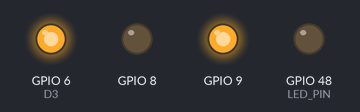
Bench run of a sketch on a simulated ESP32-S3. Shown: output pins drawn as LEDs (lit = HIGH). Pins used as bus, display or sensor lines are not drawn.

Above: at 1.0 s.
At 3.5 s:
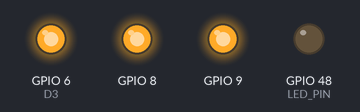
At 6.0 s:
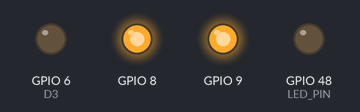
At 8.5 s:
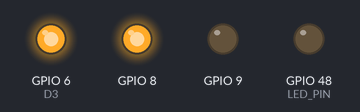
Timing chart, 0 to 13.0 s (numbered marks = the images above):
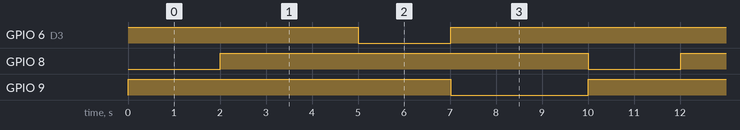

Measured:
- by itself, GPIO 6 (D3): repeats every 10.0 s: LOW 2.0 s, HIGH 8.0 s
- by itself, GPIO 8: alternates HIGH for 8.0 s and LOW for 2.0 s
- by itself, GPIO 9: alternates HIGH for 7.0 s and LOW for 3.0 s

The sketch:

lab4_main.ino
```cpp
#include <scheduler.h>
#define LED_PIN 48
#define D3 6
#define D4 7

int led_status = 0;
void test_blinky(){
  led_status = 1 - led_status;
  digitalWrite(LED_PIN, led_status);
}


void TIMER_ISR(void *pvParameters) {

  while(1) {
    SCH_Update();
    vTaskDelay(10);
  }
}

void setup() {
  // put your setup code here, to run once:
  pinMode(LED_PIN, OUTPUT);
  pinMode(D3, OUTPUT);
  pinMode(D4, OUTPUT);
  pinMode(8, OUTPUT);
  pinMode(9, OUTPUT);
  xTaskCreate(TIMER_ISR, "TIMER_ISR", 2048, NULL, 2, NULL);

  SCH_Init();
  SCH_Add_Task(Red1, 0 , 1000);
  SCH_Add_Task(Yellow1, 800 , 1000);
  SCH_Add_Task(Green1, 500 , 1000);


  SCH_Add_Task(Red2, 500 , 1000);
  SCH_Add_Task(Yellow2, 300 , 1000);
  SCH_Add_Task(Green2, 0 , 1000);

}

void Red1()	{
  digitalWrite(6,HIGH);
  digitalWrite(7,HIGH);
}

void Yellow1()	{
  digitalWrite(6,LOW);
  digitalWrite(7,HIGH);
}
void Green1()	{
  digitalWrite(6,HIGH);
  digitalWrite(7,LOW);
}

void Red2()	{
  digitalWrite(8,HIGH);
  digitalWrite(9,HIGH);
}

void Yellow2()	{
  digitalWrite(8,LOW);
  digitalWrite(9,HIGH);
}
void Green2()	{
  digitalWrite(8,HIGH);
  digitalWrite(9,LOW);
}

void loop() {
  SCH_Dispatch_Tasks();
}
```

scheduler.c
```cpp
#include "Arduino.h"
#include "scheduler.h"

#ifdef __cplusplus
extern "C" {
#endif

#define INTERRUPT_CYCLE			10 // 10 milliseconds
#define PRESCALER				64
#define COUNTER_START 			65536 - INTERRUPT_CYCLE * 1000 * 16 / 64	// 16M is Core Clock

typedef struct {
	void ( * pTask)(void);
	uint32_t Delay;
	uint32_t Period;
	uint8_t RunMe;
	uint32_t TaskID;
} sTask;

// The array of tasks
static sTask SCH_tasks_G[SCH_MAX_TASKS];
static uint8_t array_Of_Task_ID[SCH_MAX_TASKS];
static uint32_t newTaskID = 0;
static uint32_t rearQueue = 0;
static uint32_t count_SCH_Update = 0;


static uint32_t Get_New_Task_ID(void);
static void TIMER_Init();

//Hardware timer handler
hw_timer_t *Timer0_Cfg = NULL;


void SCH_Init(void){
	//TIMER_Init();

}

void SCH_Update(void){
	// Check if there is a task at this location
	count_SCH_Update ++;
	if (SCH_tasks_G[0].pTask && SCH_tasks_G[0].RunMe == 0) {
		if(SCH_tasks_G[0].Delay > 0){
			SCH_tasks_G[0].Delay = SCH_tasks_G[0].Delay - 1;
		}
		if (SCH_tasks_G[0].Delay == 0) {
			SCH_tasks_G[0].RunMe = 1;
		}
	}
}
uint32_t SCH_Add_Task(void (* pFunction)(), uint32_t DELAY, uint32_t PERIOD){
	uint8_t newTaskIndex = 0;
	uint32_t sumDelay = 0;
	uint32_t newDelay = 0;

	for(newTaskIndex = 0; newTaskIndex < SCH_MAX_TASKS; newTaskIndex ++){
		sumDelay = sumDelay + SCH_tasks_G[newTaskIndex].Delay;
		if(sumDelay > DELAY){
			newDelay = DELAY - (sumDelay - SCH_tasks_G[newTaskIndex].Delay);
			SCH_tasks_G[newTaskIndex].Delay = sumDelay - DELAY;
			for(uint8_t i = SCH_MAX_TASKS - 1; i > newTaskIndex; i --){
//				if(SCH_tasks_G[i - 1].pTask != 0)
				{
					SCH_tasks_G[i].pTask = SCH_tasks_G[i - 1].pTask;
					SCH_tasks_G[i].Period = SCH_tasks_G[i - 1].Period;
					SCH_tasks_G[i].Delay = SCH_tasks_G[i - 1].Delay;
//					SCH_tasks_G[i].RunMe = SCH_tasks_G[i - 1].RunMe;
					SCH_tasks_G[i].TaskID = SCH_tasks_G[i - 1].TaskID;
				}
			}
			SCH_tasks_G[newTaskIndex].pTask = pFunction;
			SCH_tasks_G[newTaskIndex].Delay = newDelay;
			SCH_tasks_G[newTaskIndex].Period = PERIOD;
			if(SCH_tasks_G[newTaskIndex].Delay == 0){
				SCH_tasks_G[newTaskIndex].RunMe = 1;
			} else {
				SCH_tasks_G[newTaskIndex].RunMe = 0;
			}
			SCH_tasks_G[newTaskIndex].TaskID = Get_New_Task_ID();
			return SCH_tasks_G[newTaskIndex].TaskID;
		} else {
			if(SCH_tasks_G[newTaskIndex].pTask == 0x0000){
				SCH_tasks_G[newTaskIndex].pTask = pFunction;
				SCH_tasks_G[newTaskIndex].Delay = DELAY - sumDelay;
				SCH_tasks_G[newTaskIndex].Period = PERIOD;
				if(SCH_tasks_G[newTaskIndex].Delay == 0){
					SCH_tasks_G[newTaskIndex].RunMe = 1;
				} else {
					SCH_tasks_G[newTaskIndex].RunMe = 0;
				}
				SCH_tasks_G[newTaskIndex].TaskID = Get_New_Task_ID();
				return SCH_tasks_G[newTaskIndex].TaskID;
			}
		}
	}
	return SCH_tasks_G[newTaskIndex].TaskID;
}


uint8_t SCH_Delete_Task(uint32_t taskID){
	uint8_t Return_code  = 0;
	uint8_t taskIndex;
	uint8_t j;
	if(taskID != NO_TASK_ID){
		for(taskIndex = 0; taskIndex < SCH_MAX_TASKS; taskIndex ++){
			if(SCH_tasks_G[taskIndex].TaskID == taskID){
				Return_code = 1;
				if(taskIndex != 0 && taskIndex < SCH_MAX_TASKS - 1){
					if(SCH_tasks_G[taskIndex+1].pTask != 0x0000){
						SCH_tasks_G[taskIndex+1].Delay += SCH_tasks_G[taskIndex].Delay;
					}
				}

				for( j = taskIndex; j < SCH_MAX_TASKS - 1; j ++){
					SCH_tasks_G[j].pTask = SCH_tasks_G[j+1].pTask;
					SCH_tasks_G[j].Period = SCH_tasks_G[j+1].Period;
					SCH_tasks_G[j].Delay = SCH_tasks_G[j+1].Delay;
					SCH_tasks_G[j].RunMe = SCH_tasks_G[j+1].RunMe;
					SCH_tasks_G[j].TaskID = SCH_tasks_G[j+1].TaskID;
				}
				SCH_tasks_G[j].pTask = 0;
				SCH_tasks_G[j].Period = 0;
				SCH_tasks_G[j].Delay = 0;
				SCH_tasks_G[j].RunMe = 0;
				SCH_tasks_G[j].TaskID = 0;
				return Return_code;
			}
		}
	}
	return Return_code; // return status
}

void SCH_Dispatch_Tasks(void){
	if(SCH_tasks_G[0].RunMe > 0) {
		(*SCH_tasks_G[0].pTask)(); // Run the task
		SCH_tasks_G[0].RunMe = 0; // Reset / reduce RunMe flag
		sTask temtask = SCH_tasks_G[0];
		SCH_Delete_Task(temtask.TaskID);
		if (temtask.Period != 0) {
			SCH_Add_Task(temtask.pTask, temtask.Period, temtask.Period);
		}
	}
}

static uint32_t Get_New_Task_ID(void){
	newTaskID++;
	if(newTaskID == NO_TASK_ID){
		newTaskID++;
	}
	return newTaskID;
}

void IRAM_ATTR Timer0_ISR()
{
    SCH_Update();
}

void static TIMER_Init(){

}


#ifdef __cplusplus
}
#endif
```

scheduler.h
```cpp
#ifndef APP_SCHEDULER_H_
#define APP_SCHEDULER_H_

#include "stdint.h"


#define SCH_MAX_TASKS 			40
#define	NO_TASK_ID				0

#ifdef __cplusplus
extern "C" {
#endif

    void SCH_Init(void);
    void SCH_Update(void);
    uint32_t SCH_Add_Task(void (*p_function)(), uint32_t DELAY, uint32_t PERIOD);
    void SCH_Dispatch_Tasks(void);
    uint8_t SCH_Delete_Task(uint32_t TASK_ID);

#ifdef __cplusplus
}
#endif
#endif /* APP_SCHEDULER_H_ */
```
